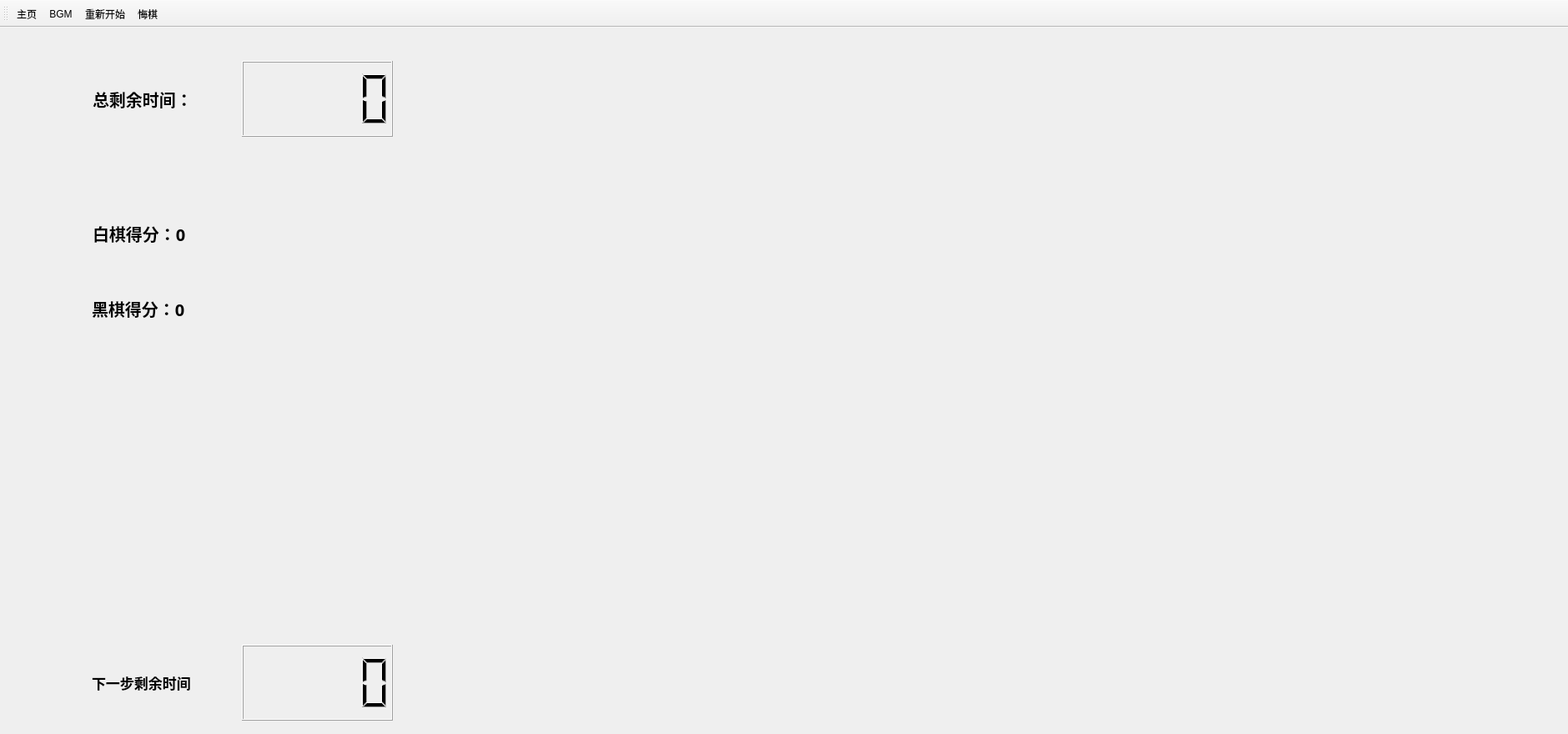
<?xml version="1.0" encoding="UTF-8"?>
<ui version="4.0">
 <class>GameWindow</class>
 <widget class="QMainWindow" name="GameWindow">
  <property name="geometry">
   <rect>
    <x>0</x>
    <y>0</y>
    <width>1880</width>
    <height>880</height>
   </rect>
  </property>
  <property name="windowTitle">
   <string>GoBang_Made_by_陈品烨&amp;凌斯迪威</string>
  </property>
  <widget class="QWidget" name="centralwidget">
   <widget class="QLabel" name="nextsteptime">
    <property name="geometry">
     <rect>
      <x>110</x>
      <y>770</y>
      <width>154</width>
      <height>30</height>
     </rect>
    </property>
    <property name="font">
     <font>
      <family>Microsoft YaHei</family>
      <pointsize>13</pointsize>
      <weight>75</weight>
      <bold>true</bold>
     </font>
    </property>
    <property name="text">
     <string>下一步剩余时间</string>
    </property>
   </widget>
   <widget class="QLCDNumber" name="lcdNumbernextsteptime">
    <property name="geometry">
     <rect>
      <x>290</x>
      <y>740</y>
      <width>181</width>
      <height>91</height>
     </rect>
    </property>
    <property name="digitCount">
     <number>5</number>
    </property>
    <property name="value" stdset="0">
     <double>0.000000000000000</double>
    </property>
    <property name="intValue" stdset="0">
     <number>0</number>
    </property>
   </widget>
   <widget class="QLabel" name="labelblackscore">
    <property name="geometry">
     <rect>
      <x>110</x>
      <y>320</y>
      <width>251</width>
      <height>33</height>
     </rect>
    </property>
    <property name="font">
     <font>
      <family>Microsoft YaHei</family>
      <pointsize>15</pointsize>
      <weight>75</weight>
      <bold>true</bold>
     </font>
    </property>
    <property name="text">
     <string>黑棋得分：0</string>
    </property>
   </widget>
   <widget class="QLabel" name="labelwhitescore">
    <property name="geometry">
     <rect>
      <x>111</x>
      <y>226</y>
      <width>241</width>
      <height>41</height>
     </rect>
    </property>
    <property name="font">
     <font>
      <family>Microsoft YaHei</family>
      <pointsize>15</pointsize>
      <weight>75</weight>
      <bold>true</bold>
     </font>
    </property>
    <property name="text">
     <string>白棋得分：0</string>
    </property>
   </widget>
   <widget class="QLabel" name="totaltime">
    <property name="geometry">
     <rect>
      <x>111</x>
      <y>70</y>
      <width>251</width>
      <height>31</height>
     </rect>
    </property>
    <property name="font">
     <font>
      <family>Microsoft YaHei</family>
      <pointsize>15</pointsize>
      <weight>75</weight>
      <bold>true</bold>
     </font>
    </property>
    <property name="text">
     <string>总剩余时间：</string>
    </property>
   </widget>
   <widget class="QLCDNumber" name="lcdNumbertotaltime">
    <property name="geometry">
     <rect>
      <x>290</x>
      <y>40</y>
      <width>181</width>
      <height>91</height>
     </rect>
    </property>
    <property name="value" stdset="0">
     <double>0.000000000000000</double>
    </property>
   </widget>
  </widget>
  <widget class="QToolBar" name="toolBar">
   <property name="windowTitle">
    <string>toolBar</string>
   </property>
   <attribute name="toolBarArea">
    <enum>TopToolBarArea</enum>
   </attribute>
   <attribute name="toolBarBreak">
    <bool>false</bool>
   </attribute>
   <addaction name="actionhome"/>
   <addaction name="actionbgm"/>
   <addaction name="actionrestart"/>
   <addaction name="actionhuiqi"/>
  </widget>
  <action name="actionbgm">
   <property name="checkable">
    <bool>true</bool>
   </property>
   <property name="icon">
    <iconset resource="res.qrc">
     <normaloff>:/icon/Resource/Icons/bgm2.ico</normaloff>:/icon/Resource/Icons/bgm2.ico</iconset>
   </property>
   <property name="text">
    <string>BGM</string>
   </property>
   <property name="toolTip">
    <string>开/关背景音乐</string>
   </property>
   <property name="shortcut">
    <string>Ctrl+M</string>
   </property>
  </action>
  <action name="actionhuiqi">
   <property name="checkable">
    <bool>false</bool>
   </property>
   <property name="icon">
    <iconset resource="res.qrc">
     <normaloff>:/icon/Resource/Icons/returnn.ico</normaloff>:/icon/Resource/Icons/returnn.ico</iconset>
   </property>
   <property name="text">
    <string>悔棋</string>
   </property>
   <property name="toolTip">
    <string>返回上一步</string>
   </property>
   <property name="shortcut">
    <string>Ctrl+Z</string>
   </property>
  </action>
  <action name="actionhome">
   <property name="checkable">
    <bool>false</bool>
   </property>
   <property name="icon">
    <iconset resource="res.qrc">
     <normaloff>:/icon/Resource/Icons/home.ico</normaloff>:/icon/Resource/Icons/home.ico</iconset>
   </property>
   <property name="text">
    <string>主页</string>
   </property>
   <property name="toolTip">
    <string>返回主页</string>
   </property>
  </action>
  <action name="actionrestart">
   <property name="checkable">
    <bool>false</bool>
   </property>
   <property name="icon">
    <iconset resource="res.qrc">
     <normaloff>:/icon/Resource/Icons/refresh.ico</normaloff>:/icon/Resource/Icons/refresh.ico</iconset>
   </property>
   <property name="text">
    <string>重新开始</string>
   </property>
   <property name="shortcut">
    <string>Ctrl+R</string>
   </property>
  </action>
 </widget>
 <resources>
  <include location="res.qrc"/>
 </resources>
 <connections/>
</ui>
